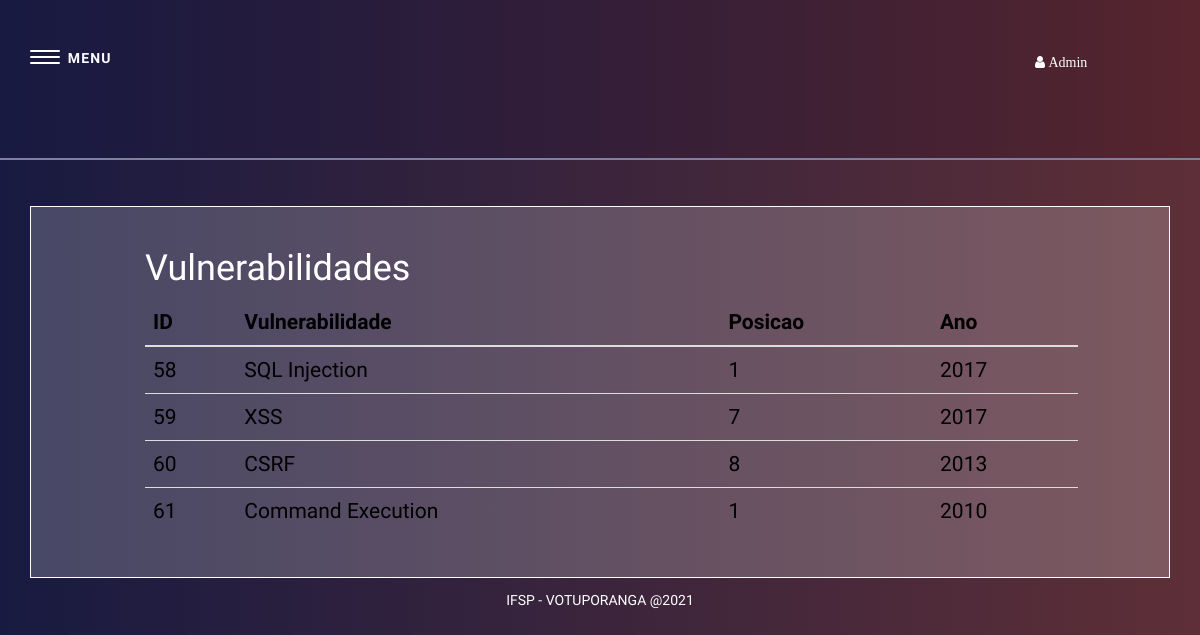
Page /Aplicação/VIEW/vulnerabilidades.php (signed in) on the committed database.
### tables this page shows
CREATE TABLE `Cadastro_topico` (
  `id_topico` int NOT NULL,
  `ano` int NOT NULL,
  `posicao` int NOT NULL,
  `vulnerabilidade` varchar(30) NOT NULL
);

### Aplicação/DAO/topicoDAO.php (called while the page is built, shortened)
<?php
function consulta_topico($campos = '', $add = ''){
    $sql = "SELECT $campos FROM Cadastro_topico $add";
    $conexao = conexao();
    $stmt = $conexao->prepare($sql);
    $stmt->execute();
    return $stmt->fetchAll(PDO::FETCH_ASSOC);
}

### Aplicação/VIEW/vulnerabilidades.php (the view, shortened to what this page needs)
<?php
include_once 'menu.php';
include_once '../DAO/topicoDAO.php';
?>
<head>
    <link href="css/cadastros.css" rel="stylesheet" type="text/css"/>
</head>
<div class="container">
        <div class="caixa caixa2">
        <h1>Vulnerabilidades</h1>
    <?php
    $campos = 'id_topico as "ID", vulnerabilidade as "Vulnerabilidade", posicao as "Posicao", ano as "Ano"';
    $resultado = consulta_topico($campos);
    if (count($resultado) > 0) :
        $linha = $resultado[0];
        ?>
        <table class="table table-hover">
            <thead class=" thead-dark ">
                <tr>
                    <?php
                    foreach ($linha as $coluna => $valor) {
                        echo '<th scope = "col">' . $coluna . '</th>';
                    }
                    ?>
                </tr>
            </thead>
            <tbody>
                <?php
                foreach ($resultado as $linha) {
                    echo "<tr>";
                    echo "<td>" . $linha['ID'] . "</td>";
                    echo "<td>" . $linha['Vulnerabilidade'] . "</td>";
                    echo "<td>" . $linha['Posicao'] . "</td>";
                    echo "<td>" . $linha['Ano'] . "</td>";
                }
                ?>
            </tbody>
        </table>
    </div>
</div>
<?php
else :
    echo ("<script> window.alert('Nenhum registro encontrado')
        window.location.href='../VIEW/topicoVIEW.php';</script>");
endif;
?>
<div class="rodape">
    <center><p>IFSP - VOTUPORANGA @2021</p></center>
</div>
</body>
</html>

### Aplicação/VIEW/css/style.css (style rules this page uses)
html { box-sizing: border-box; }
*, *:before, *:after { box-sizing: inherit; }
html, body { height: 100%; }
html, body, div, object, iframe, h1, h2, h3, h4, h5, h6, p, blockquote, ol, ul, li, form, legend, label, table, header, footer, nav, section, figure { margin: 0; padding: 0; }
body { font-family: 'Roboto', sans-serif; font-size: 100%; line-height: 1.5; }
.container { width: 90%; margin-left: auto; margin-right: auto; max-width: 1200px; }
.container:after { content: ""; display: table; clear: both; }

### Aplicação/VIEW/css/cadastros.css (style rules this page uses)
body { font-family: 'Roboto Condensed'; }
.caixa { padding-left: 10%; padding-right: 8%; padding-top: 2%; padding-bottom: 2%; margin-top: 4%; border: #fff solid 1px; font: couier, monospace; font-size: 21px; text-align: justify; text-indent: 50px; color: black; background-color:rgba(255,255,255,.2); }
.caixa2 { text-indent: 0px; }
h1 { color: #fff; }
.rodape { padding-top: 1%; padding-bottom: 1%; font-size:14px; color: #fff; }

### Aplicação/VIEW/menu.php (style rules this page uses)
body { background-image: linear-gradient(to left, rgba(94, 47, 55, 1), rgba(24, 26, 65, 1)); }

### rows in the picture
cadastro_topico: id_topico "58", vulnerabilidade "SQL Injection", posicao "1", ano "2017"
cadastro_topico: id_topico "59", vulnerabilidade "XSS", posicao "7", ano "2017"
cadastro_topico: id_topico "60", vulnerabilidade "CSRF", posicao "8", ano "2013"
cadastro_topico: id_topico "61", vulnerabilidade "Command Execution", posicao "1", ano "2010"

### other values in the picture
$_SESSION['usuario'] "Admin"
$coluna "ID"
$coluna "Vulnerabilidade"
$coluna "Posicao"
$coluna "Ano"
